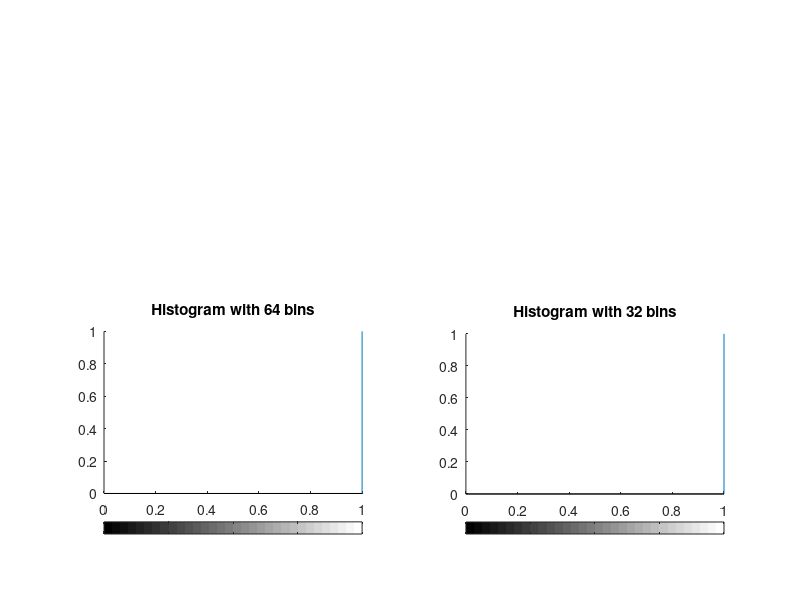

Here is the MATLAB script that generated this plot:
C = imhist(I,64);
subplot(2,2,3), imhist(I,64) , axis tight, ... 
    title('Histogram with 64 bins') 
D = imhist(I,32);
subplot(2,2,4),imhist(I,32), axis tight, ... 
    title('Histogram with 32 bins')